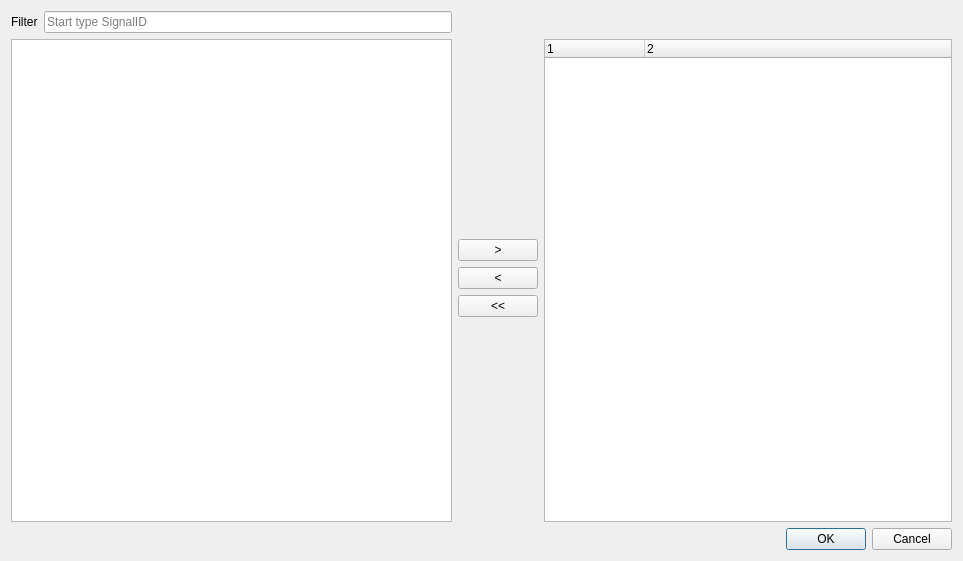
<?xml version="1.0" encoding="UTF-8"?>
<ui version="4.0">
 <class>DialogChooseTrendSignals</class>
 <widget class="QDialog" name="DialogChooseTrendSignals">
  <property name="geometry">
   <rect>
    <x>0</x>
    <y>0</y>
    <width>963</width>
    <height>561</height>
   </rect>
  </property>
  <property name="minimumSize">
   <size>
    <width>400</width>
    <height>300</height>
   </size>
  </property>
  <property name="windowTitle">
   <string>Trend Signals</string>
  </property>
  <layout class="QGridLayout" name="gridLayout3">
   <item row="0" column="0">
    <layout class="QGridLayout" name="gridLayout" rowstretch="0,0,0,0,0,0,0,0" rowminimumheight="0,0,0,0,0,0,0,0">
     <property name="sizeConstraint">
      <enum>QLayout::SetDefaultConstraint</enum>
     </property>
     <item row="3" column="2">
      <widget class="QPushButton" name="removeSignalButton">
       <property name="text">
        <string>&lt;</string>
       </property>
      </widget>
     </item>
     <item row="2" column="2">
      <widget class="QPushButton" name="addSignalButton">
       <property name="text">
        <string>&gt;</string>
       </property>
      </widget>
     </item>
     <item row="4" column="2">
      <widget class="QPushButton" name="removeAllSignalsButton">
       <property name="text">
        <string>&lt;&lt;</string>
       </property>
      </widget>
     </item>
     <item row="0" column="1">
      <widget class="QLineEdit" name="filterEdit">
       <property name="placeholderText">
        <string>Start type SignalID</string>
       </property>
      </widget>
     </item>
     <item row="5" column="2">
      <spacer name="verticalSpacer2">
       <property name="orientation">
        <enum>Qt::Vertical</enum>
       </property>
       <property name="sizeHint" stdset="0">
        <size>
         <width>20</width>
         <height>40</height>
        </size>
       </property>
      </spacer>
     </item>
     <item row="1" column="2">
      <spacer name="verticalSpacer1">
       <property name="orientation">
        <enum>Qt::Vertical</enum>
       </property>
       <property name="sizeHint" stdset="0">
        <size>
         <width>20</width>
         <height>40</height>
        </size>
       </property>
      </spacer>
     </item>
     <item row="0" column="0">
      <widget class="QLabel" name="filterLabel">
       <property name="text">
        <string>Filter</string>
       </property>
      </widget>
     </item>
     <item row="1" column="3" rowspan="7">
      <widget class="QTreeWidget" name="trendSignals">
       <property name="rootIsDecorated">
        <bool>false</bool>
       </property>
       <property name="itemsExpandable">
        <bool>false</bool>
       </property>
       <property name="sortingEnabled">
        <bool>false</bool>
       </property>
       <property name="headerHidden">
        <bool>false</bool>
       </property>
       <property name="expandsOnDoubleClick">
        <bool>false</bool>
       </property>
       <property name="columnCount">
        <number>2</number>
       </property>
       <column>
        <property name="text">
         <string notr="true">1</string>
        </property>
       </column>
       <column>
        <property name="text">
         <string notr="true">2</string>
        </property>
       </column>
      </widget>
     </item>
     <item row="1" column="0" rowspan="7" colspan="2">
      <widget class="QTreeView" name="filteredSignals">
       <property name="rootIsDecorated">
        <bool>false</bool>
       </property>
       <property name="itemsExpandable">
        <bool>false</bool>
       </property>
       <property name="sortingEnabled">
        <bool>false</bool>
       </property>
       <property name="headerHidden">
        <bool>false</bool>
       </property>
       <property name="expandsOnDoubleClick">
        <bool>false</bool>
       </property>
      </widget>
     </item>
    </layout>
   </item>
   <item row="1" column="0">
    <widget class="QDialogButtonBox" name="buttonBox">
     <property name="orientation">
      <enum>Qt::Horizontal</enum>
     </property>
     <property name="standardButtons">
      <set>QDialogButtonBox::Cancel|QDialogButtonBox::Ok</set>
     </property>
    </widget>
   </item>
  </layout>
 </widget>
 <tabstops>
  <tabstop>filterEdit</tabstop>
  <tabstop>filteredSignals</tabstop>
  <tabstop>addSignalButton</tabstop>
  <tabstop>removeSignalButton</tabstop>
  <tabstop>removeAllSignalsButton</tabstop>
  <tabstop>trendSignals</tabstop>
 </tabstops>
 <resources/>
 <connections>
  <connection>
   <sender>buttonBox</sender>
   <signal>accepted()</signal>
   <receiver>DialogChooseTrendSignals</receiver>
   <slot>accept()</slot>
   <hints>
    <hint type="sourcelabel">
     <x>248</x>
     <y>254</y>
    </hint>
    <hint type="destinationlabel">
     <x>157</x>
     <y>274</y>
    </hint>
   </hints>
  </connection>
  <connection>
   <sender>buttonBox</sender>
   <signal>rejected()</signal>
   <receiver>DialogChooseTrendSignals</receiver>
   <slot>reject()</slot>
   <hints>
    <hint type="sourcelabel">
     <x>316</x>
     <y>260</y>
    </hint>
    <hint type="destinationlabel">
     <x>286</x>
     <y>274</y>
    </hint>
   </hints>
  </connection>
 </connections>
</ui>
